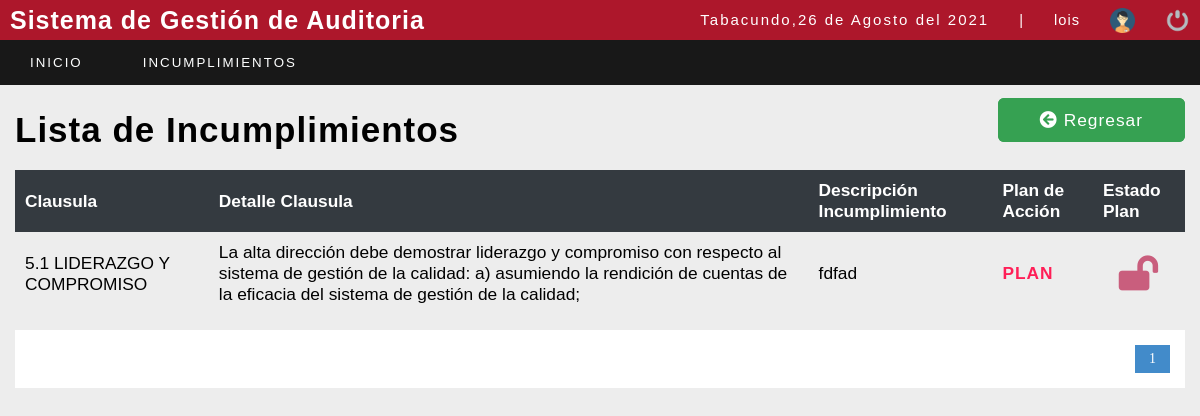
The app's page /sistema/lista_auditadovista.php?id=120 (signed in) with its own data.
### tables this page shows
CREATE TABLE `detalleclausula` (
  `iddetalleclausula` int(11) NOT NULL,
  `idclausula` int(11) NOT NULL,
  `parametroscalificacion` varchar(100) DEFAULT NULL,
  `desincumplimiento` varchar(150) DEFAULT NULL,
  `documentacionsoporte` varchar(150) DEFAULT NULL,
  `iddetalleauditoria` int(11) NOT NULL,
  `planaccion` int(11) NOT NULL DEFAULT 1,
  `estadoplan` int(11) NOT NULL DEFAULT 1
);

CREATE TABLE `clausula` (
  `idclausula` int(11) NOT NULL,
  `clausula` varchar(200) NOT NULL,
  `detalleclausula` varchar(2000) NOT NULL,
  `idnorma` int(11) NOT NULL,
  `idproceso` int(11) NOT NULL
);

### sistema/lista_auditadovista.php (the view, shortened to what this page needs)
<?php
include "../conexion.php";
$usu = $_SESSION['id_user'];
?>
<!DOCTYPE html>
<html lang="en">
<head>
	<?php include "includes/scripts.php"; ?>
	<link rel="stylesheet" href="https://pro.fontawesome.com/releases/v5.10.0/css/all.css" />
</head>
<body>
	<?php include "includes/header.php"; ?>
	<section id="container">
		<div style="display: flex;  justify-content:space-between; margin: 20px 0px; ">
			<h1>Lista de Incumplimientos</h1>
			<div style="justify-content:flex-start">
				<a style="border: 2px solid #36A152;  color: #ffffff; padding:10px 40px; background-color: #36A152; border-radius: 6px;" href="lista_planaccion.php" class="btn_save"><i class="fas fa-arrow-circle-left"></i> Regresar</a>
			</div>
		</div>
		<table>
			<tr>
				<th>Clausula</th>
				<th>Detalle Clausula</th>
				<th>Descripción Incumplimiento</th>
				<th>Plan de Acción</th>
				<th>Estado Plan</th>
			</tr>
			<?php
			$sql_registe = mysqli_query($conection, "SELECT COUNT(*) as total_registro FROM detalleauditoria");
			$result_register = mysqli_fetch_array($sql_registe);
			$total_registro = $result_register['total_registro'];
			$por_pagina = 10;
			if (empty($_GET['pagina'])) {
				$pagina = 1;
			} else {
				$pagina = $_GET['pagina'];
			}
			$iddetalleauditoria = $_REQUEST['id'];
			$desde = ($pagina - 1) * $por_pagina;
			$total_paginas = ceil($total_registro / $por_pagina);
			$query = mysqli_query($conection, "SELECT clausula,detalleclausula,desincumplimiento,iddetalleclausula,dc.planaccion,da.iddetalleauditoria,estadoplan FROM detalleauditoria da, norma n, clausula c,detalleclausula dc ,procesos p WHERE da.iddetalleauditoria=dc.iddetalleauditoria AND c.idclausula=dc.idclausula AND n.idnorma=c.idnorma AND p.idproceso=c.idproceso AND p.liderproceso=$usu AND dc.parametroscalificacion<>'cumple' AND da.iddetalleauditoria=$iddetalleauditoria  ORDER BY nombrenorma,codigoauditoria ASC LIMIT $desde,$por_pagina");
			$result = mysqli_num_rows($query);
			if ($result > 0) {
				while ($data = mysqli_fetch_array($query)) {
			?>
					<tr>
						<td><?php echo $data[0]; ?></td>
						<td><?php echo $data[1]; ?></td>
						<td><?php echo $data[2]; ?></td>
						<?php
						if ($data[4] == 1) {
						?>
							<td><a style="color: #FF1F57; font-weight: bold" href="registro_plandeaccion.php?id=<?php echo $data[3]; ?>&ida=<?php echo $iddetalleauditoria ?> ">PLAN</a></td>
						<?php
						} else {
						?>
							<td><a style="color: #00CC63; font-weight: bold" href="lista_planaccion.php?id=<?php echo $data[3]; ?>&ida=<?php echo $iddetalleauditoria ?> ">PLAN</a></td>
						<?php
						}
						?>
						<?php
						if ($data[4] == 2 && $data[6] == 2) {
						?>
							<td style="font-size: 35px; text-align: center; color: #687778;"><abbr title="El plan está cerrado"><i class="fas fa-lock"></i></abbr></td>
						<?php
						} else if ($data[4] == 2 && $data[6] == 1) {
						?>
							<td style="font-size: 35px; text-align: center; color: #33BDCA;"><a style="color: #33BDCA; font-weight: bold"><abbr title="El Plan está Abierto"><i class="fas fa-lock-open"></i></abbr></a> </td>
						<?php
						} else { ?>
							<td style="font-size: 35px; text-align: center; color: #33BDCA;"><a style="color: #C95E7D; font-weight: bold" href="#"><abbr title="No Existe un Plan"><i class="fas fa-lock-open"></i></abbr></a> </td>
						<?php
						}
						?>
					</tr>
			<?php
				}
			}
			?>
		</table>
		<div class="paginador">
			<ul>
				<?php
				for ($i = 1; $i <= $total_paginas; $i++) {
					if ($i == $pagina) {
						echo '<li class="pageSelected">' . $i . '</li>';
					} else {
						echo '<li><a href="?pagina=' . $i . '">' . $i . '</a></li>';
					}
				}
				?>
			</ul>
		</div>
	</section>
</body>
</html>

### sistema/css/style.css (style rules this page uses)
* { margin: 0; padding: 0; box-sizing: border-box; }
body { background: #ededed; }
h1, h2, h3, h4, h5, h6 { font-family: Arial, sans-serif; font-weight: bold; letter-spacing: 1px; }
h1 { font-size: 25px; }
a { text-decoration: none; font-family: Arial, sans-serif; letter-spacing: 1px; }
#container { padding: 90px 15px 15px; }
.btn_save { font-size: 13pt; background: #0069D9; padding: 10px; color: #fff; letter-spacing: 1px; border: 0; cursor: pointer; margin: 15px auto; }
#container h1 { font-size: 35px; display: inline-block; }
table { border-collapse: collapse; font-size: 13pt; font-family: Arial, sans-serif; width: 100%; }
table th { text-align: left; padding: 10px; background: #343A40; color: #fff; }
table tr:nth-child(odd) { background: #fff; }
table td { padding: 10px; }
.paginador ul { padding: 15px; list-style: none; background: #FFF; margin-top: 15px; display: -webkit-flex; display: -moz-flex; display: -ms-flex; display: -o-flex; display: flex; justify-content: flex-end; }
.paginador a, .pageSelected { color: #428bca; border: 1px solid #ddd; padding: 5px; display: inline-block; font-size: 14px; text-align: center; width: 35px; }
.pageSelected { color: #FFF; background: #428bca; border: 1px solid #428bca; }

### records on screen
detalleclausula: idclausula.clausula "5.1 LIDERAZGO Y COMPROMISO", idclausula.detalleclausula "La alta dirección debe demostrar liderazgo y compromiso con respecto al sistema de gestión de la calidad: a) asumiendo la rendición de cuentas de la eficacia del sistema de gestión de la calidad;", desincumplimiento "fdfad", planaccion 1 (drawn)

### other values on screen
fechaC() "26 de Agosto del 2021"
$_SESSION['user'] "lois"
